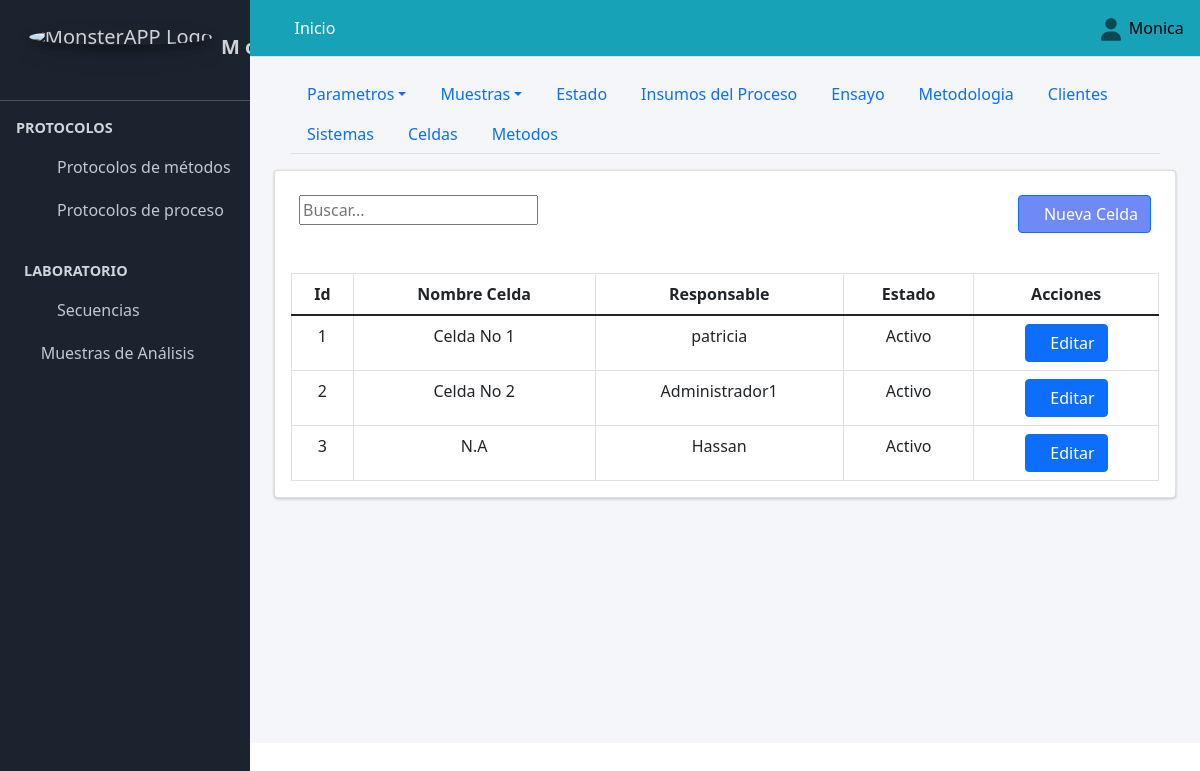
The page /celdas/ (signed in) on the database as committed earlier.
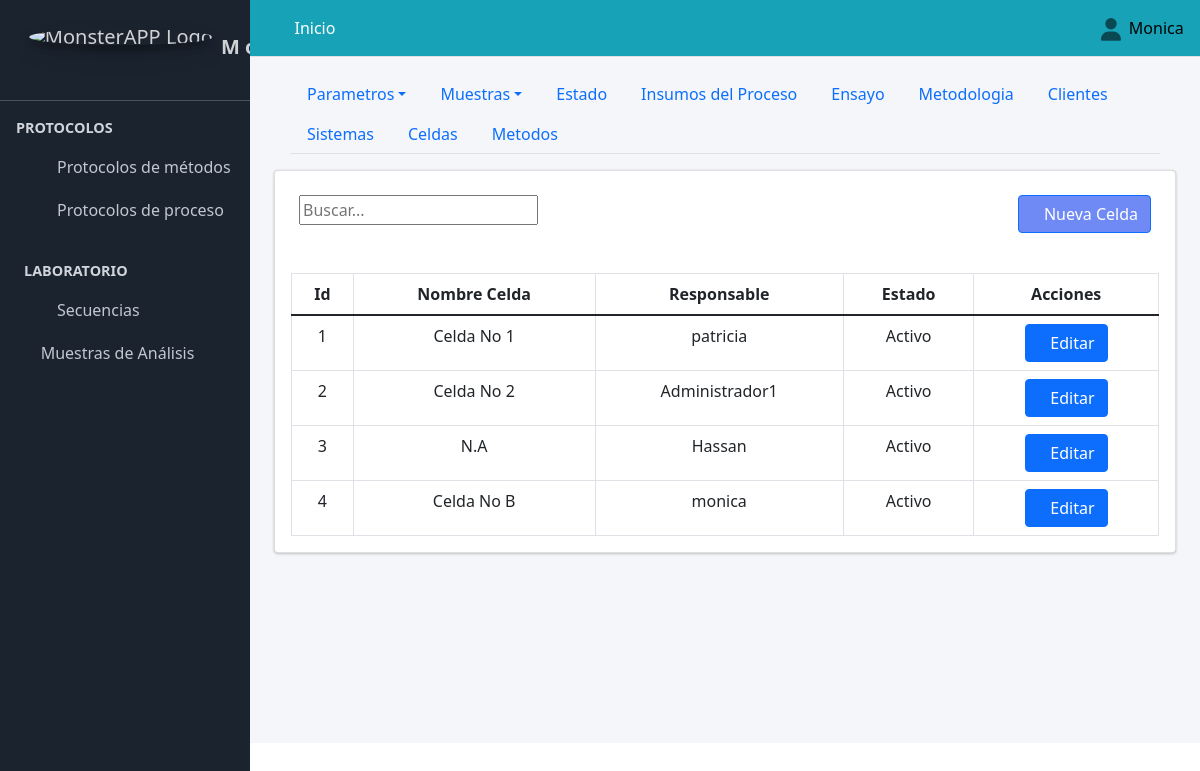
The same page on the database as committed later.
### Aplicaciones/Protocolo_Metodos/models.py (models this page shows, shortened)
class Celda(models.Model):
    nombre_celda=models.CharField(verbose_name="Nombre de Celda", max_length=90, null=True, blank=False, unique=True)
    class Condicion(models.TextChoices):
        ACTIVO = "Activo", "ACTIVO"
        PASIVO = "Pasivo", "PASIVO"
    condicion=models.CharField(max_length=90, choices=Condicion.choices, default=Condicion.ACTIVO, verbose_name="Condicion")
    responsable = models.OneToOneField(User, on_delete=models.CASCADE)

### Aplicaciones/Protocolo_Metodos/views.py (the view)
# urls.py: path("celdas/", views.celdas, name="celdas"),
@login_required
def celdas(request):
    titulo="Celdas"
    celdas=Celda.objects.all()
    responsable = User.objects.all
    if request.method == "POST":
        form = CeldaForm(request.POST or None)
        if form.is_valid():
            form.save()
            messages.success(request, "Celda creada satisfactoriamente")
            return redirect("celdas")
        else:
             messages.error(request, "Por favor revisa los datos ingresados")
    else:
        form = CeldaForm()
    context={
        "titulo":titulo,
        "form":form,
        "celdas":celdas,
        "responsable":responsable,
    }
    return render(request, "protocolo_metodos/celdas.html", context)

### Aplicaciones/Protocolo_Metodos/forms.py
class CeldaForm(forms.ModelForm):
    class Meta:
        model=Celda
        exclude=["condicion"]

### SISTEMA_ANALITICO/templates/protocolo_metodos/celdas.html (shortened to what this page needs)
{% extends "partial/body.html" %}
{% load crispy_forms_tags %}
{% load crispy_forms_filters %}
{% block contenido %}
{% load bootstrap5 %}
{% include "partial/header_configuracion_protocolo_metodos.html" %}
        <div class="container-fluid">
        <div class="card">
          <div class="container-fluid">
            <div class="row">
              <div class="col-md-6">
                <br>
                       <div class="text-right">
            <div class="input-group rounded">
                <input type="search" id="myInput" class="numberinput gj-textbox-md" placeholder="Buscar..." aria-label="Search" aria-describedby="search-addon" />
              </div>
        </div>
                  </div>
                  <div class="col-md-6">
                    <br>
                      <div class="d-grid gap-2 d-md-flex justify-content-md-end">
                        <button class="btn btn-primary" style="background:#486af3c7" data-bs-toggle="modal" data-bs-target="#crear_parametros"><span class="fa fa-plus-circle"></span>Nueva Celda</button>
                        </div>
              </div>
              </div>
          </div><br>
            <div class="card-body">
              <table class="table  table-bordered display" id="example3">
                <thead class="">
                    <tr class="text-center">
                        <th class="text-center">Id</th>
                        <th class="text-center">Nombre Celda</th>
                        <th class="text-center">Responsable</th>
                        <th class="text-center">Estado</th>
                        <th class="all text-center" >Acciones</th>
                    </tr>
                </thead>
                <tbody id="myTable">
                    {% for item in celdas.all %}
                    <tr class="text-center">
                        <td class="text-center">{{item.id}}</td>
                        <td class="text-center">{{item.nombre_celda}}</td>
                        <td class="text-center">{{item.responsable}}</td>
                        <td class="text-center">{{item.condicion}}</td>
                        <td>
                            <a href="{% url 'editar_cliente' item.pk %}" class="btn btn-primary btn-circle text-center" data-bs-target="#modal_parametros_{{ item.pk }}" data-bs-toggle="modal"><span class="fa fa-edit"></span>Editar</a>
                        </td>
                    </tr>
<div class="modal fade" id="modal_parametros_{{ item.pk }}" tabindex="-1" aria-labelledby="modal_parametros" aria-hidden="true">
  {% endfor%}
</tbody>
</table>
</div>
</div>
</div>
{% endblock contenido %}

Rows that differ between the two databases and show on the page:
added Celda: id "4", nombre_celda "Celda No B", responsable "monica", condicion "Activo"
